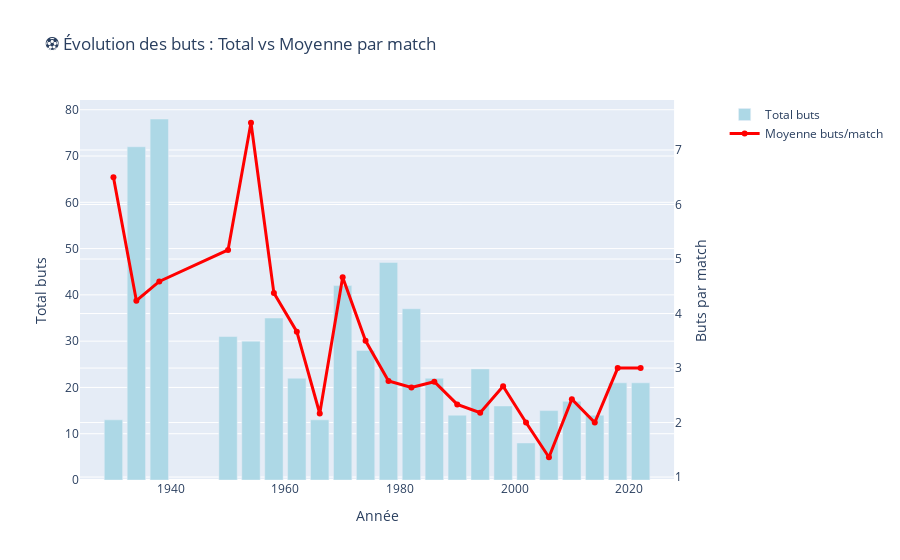

Here is the notebook cell this chart was saved with:
### Code cell
# 🎯 VISUALISATION 2 : Total des buts par édition - L'explosion offensive
# Calcul des buts totaux par match puis par édition
goals_by_match = pd.merge(matches_normalized[matches_normalized["is_final"]==True], home_stats_normalized, on='id_match', how='inner')
goals_by_match = pd.merge(goals_by_match, away_stats_normalized, on='id_match', suffixes=('_home', '_away'), how='inner')
goals_by_match['total_goals'] = goals_by_match['Number_of_goals_scored_home'] + goals_by_match['Number_of_goals_scored_away']

goals_by_edition = goals_by_match.groupby('edition').agg({
    'total_goals': 'sum',
    'id_match': 'count'
}).reset_index()
goals_by_edition['avg_goals_per_match'] = goals_by_edition['total_goals'] / goals_by_edition['id_match']
goals_by_edition['edition'] = goals_by_edition['edition'].astype(int)

# Graphique double axe
fig = make_subplots(specs=[[{"secondary_y": True}]])

fig.add_trace(go.Bar(x=goals_by_edition['edition'], y=goals_by_edition['total_goals'], 
                     name="Total buts", marker_color='lightblue'), secondary_y=False)

fig.add_trace(go.Scatter(x=goals_by_edition['edition'], y=goals_by_edition['avg_goals_per_match'], 
                         mode='lines+markers', name="Moyenne buts/match", 
                         line=dict(color='red', width=3)), secondary_y=True)

fig.update_xaxes(title_text="Année")
fig.update_yaxes(title_text="Total buts", secondary_y=False)
fig.update_yaxes(title_text="Buts par match", secondary_y=True)
fig.update_layout(title="⚽ Évolution des buts : Total vs Moyenne par match")
fig.show()

print(f"🎯 L'édition la plus prolifique: {goals_by_edition.loc[goals_by_edition['total_goals'].idxmax(), 'edition']} avec {goals_by_edition['total_goals'].max()} buts")

### Figure 1 — Plotly figure (JSON) as saved in the notebook; plotly's stock layout.template omitted (floating-point values rounded to 4 significant figures)
{"data": [{"marker": {"color": "lightblue"}, "name": "Total buts", "type": "bar", "x": [1930, 1934, 1938, 1950, 1954, 1958, 1962, 1966, 1970, 1974, 1978, 1982, 1986, 1990, 1994, 1998, 2002, 2006, 2010, 2014, 2018, 2022], "xaxis": "x", "y": [13, 72, 78, 31, 30, 35, 22, 13, 42, 28, 47, 37, 22, 14, 24, 16, 8, 15, 17, 14, 21, 21], "yaxis": "y"}, {"line": {"color": "red", "width": 3}, "mode": "lines+markers", "name": "Moyenne buts/match", "type": "scatter", "x": [1930, 1934, 1938, 1950, 1954, 1958, 1962, 1966, 1970, 1974, 1978, 1982, 1986, 1990, 1994, 1998, 2002, 2006, 2010, 2014, 2018, 2022], "xaxis": "x", "y": [6.5, 4.235, 4.588, 5.167, 7.5, 4.375, 3.667, 2.167, 4.667, 3.5, 2.765, 2.643, 2.75, 2.333, 2.182, 2.667, 2.0, 1.364, 2.429, 2.0, 3.0, 3.0], "yaxis": "y2"}], "layout": {"title": {"text": "⚽ Évolution des buts : Total vs Moyenne par match"}, "xaxis": {"anchor": "y", "domain": [0, 0.94], "title": {"text": "Année"}}, "yaxis": {"anchor": "x", "domain": [0, 1], "title": {"text": "Total buts"}}, "yaxis2": {"anchor": "x", "overlaying": "y", "side": "right", "title": {"text": "Buts par match"}}}}
